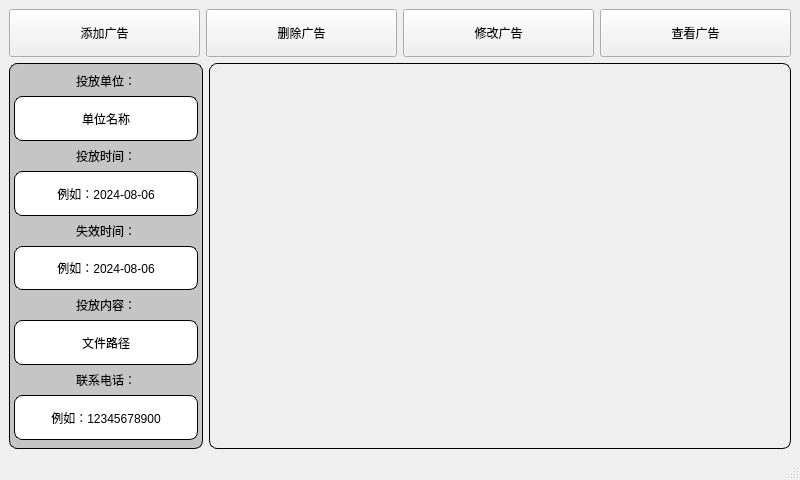
<?xml version="1.0" encoding="UTF-8"?>
<ui version="4.0">
 <class>MainWindow</class>
 <widget class="QMainWindow" name="MainWindow">
  <property name="geometry">
   <rect>
    <x>0</x>
    <y>0</y>
    <width>800</width>
    <height>480</height>
   </rect>
  </property>
  <property name="sizePolicy">
   <sizepolicy hsizetype="Minimum" vsizetype="Minimum">
    <horstretch>0</horstretch>
    <verstretch>0</verstretch>
   </sizepolicy>
  </property>
  <property name="windowTitle">
   <string>广告机管理系统</string>
  </property>
  <property name="windowIcon">
   <iconset resource="../photo.qrc">
    <normaloff>:/background/1.png</normaloff>:/background/1.png</iconset>
  </property>
  <property name="styleSheet">
   <string notr="true">QWidget#centralwidget{
	border-image: url(:/background/background.jpg);
}

QWidget#widget_2{
	background-color: rgba(179, 179, 179,0.7);
	border:1px solid rgb(0, 0, 0);
	border-radius:8px;
}

QLabel#label{
	border:1px solid rgb(0, 0, 0);
	border-radius:8px;
}

QLabel#name{
	background-color: rgb(255, 255, 255);
	border:1px solid rgb(0, 0, 0);
	border-radius:8px;
}
QLabel#otime{
	background-color: rgb(255, 255, 255);
	border:1px solid rgb(0, 0, 0);
	border-radius:8px;
}
QLabel#stime{
	background-color: rgb(255, 255, 255);
	border:1px solid rgb(0, 0, 0);
	border-radius:8px;
}
QLabel#label_10{
	background-color: rgb(255, 255, 255);
	border:1px solid rgb(0, 0, 0);
	border-radius:8px;
}
QLabel#photo{
	background-color: rgb(255, 255, 255);
	border:1px solid rgb(0, 0, 0);
	border-radius:8px;
}</string>
  </property>
  <widget class="QWidget" name="centralwidget">
   <property name="sizePolicy">
    <sizepolicy hsizetype="Fixed" vsizetype="Fixed">
     <horstretch>0</horstretch>
     <verstretch>0</verstretch>
    </sizepolicy>
   </property>
   <property name="styleSheet">
    <string notr="true"/>
   </property>
   <layout class="QGridLayout" name="gridLayout">
    <item row="0" column="0">
     <layout class="QVBoxLayout" name="verticalLayout_2" stretch="1,8">
      <item>
       <widget class="QWidget" name="widget" native="true">
        <property name="styleSheet">
         <string notr="true"/>
        </property>
        <layout class="QHBoxLayout" name="horizontalLayout_2">
         <property name="leftMargin">
          <number>0</number>
         </property>
         <property name="topMargin">
          <number>0</number>
         </property>
         <property name="rightMargin">
          <number>0</number>
         </property>
         <property name="bottomMargin">
          <number>0</number>
         </property>
         <item>
          <widget class="QPushButton" name="addBt">
           <property name="sizePolicy">
            <sizepolicy hsizetype="Minimum" vsizetype="Minimum">
             <horstretch>0</horstretch>
             <verstretch>0</verstretch>
            </sizepolicy>
           </property>
           <property name="text">
            <string>添加广告</string>
           </property>
          </widget>
         </item>
         <item>
          <widget class="QPushButton" name="deleteBt">
           <property name="sizePolicy">
            <sizepolicy hsizetype="Minimum" vsizetype="Minimum">
             <horstretch>0</horstretch>
             <verstretch>0</verstretch>
            </sizepolicy>
           </property>
           <property name="text">
            <string>删除广告</string>
           </property>
          </widget>
         </item>
         <item>
          <widget class="QPushButton" name="alterBt">
           <property name="sizePolicy">
            <sizepolicy hsizetype="Minimum" vsizetype="Minimum">
             <horstretch>0</horstretch>
             <verstretch>0</verstretch>
            </sizepolicy>
           </property>
           <property name="text">
            <string>修改广告</string>
           </property>
          </widget>
         </item>
         <item>
          <widget class="QPushButton" name="lookBt">
           <property name="sizePolicy">
            <sizepolicy hsizetype="Minimum" vsizetype="Minimum">
             <horstretch>0</horstretch>
             <verstretch>0</verstretch>
            </sizepolicy>
           </property>
           <property name="text">
            <string>查看广告</string>
           </property>
          </widget>
         </item>
        </layout>
       </widget>
      </item>
      <item>
       <layout class="QHBoxLayout" name="horizontalLayout" stretch="1,3">
        <item>
         <widget class="QWidget" name="widget_2" native="true">
          <property name="styleSheet">
           <string notr="true"/>
          </property>
          <layout class="QVBoxLayout" name="verticalLayout" stretch="2,5,2,5,2,5,2,5,2,5">
           <property name="leftMargin">
            <number>5</number>
           </property>
           <property name="topMargin">
            <number>9</number>
           </property>
           <property name="rightMargin">
            <number>5</number>
           </property>
           <property name="bottomMargin">
            <number>9</number>
           </property>
           <item>
            <widget class="QLabel" name="label_2">
             <property name="sizePolicy">
              <sizepolicy hsizetype="Expanding" vsizetype="Expanding">
               <horstretch>0</horstretch>
               <verstretch>0</verstretch>
              </sizepolicy>
             </property>
             <property name="layoutDirection">
              <enum>Qt::LeftToRight</enum>
             </property>
             <property name="text">
              <string>投放单位：</string>
             </property>
             <property name="alignment">
              <set>Qt::AlignCenter</set>
             </property>
            </widget>
           </item>
           <item>
            <widget class="QLabel" name="name">
             <property name="sizePolicy">
              <sizepolicy hsizetype="Expanding" vsizetype="Expanding">
               <horstretch>0</horstretch>
               <verstretch>0</verstretch>
              </sizepolicy>
             </property>
             <property name="text">
              <string>单位名称</string>
             </property>
             <property name="alignment">
              <set>Qt::AlignCenter</set>
             </property>
            </widget>
           </item>
           <item>
            <widget class="QLabel" name="label_3">
             <property name="sizePolicy">
              <sizepolicy hsizetype="Expanding" vsizetype="Expanding">
               <horstretch>0</horstretch>
               <verstretch>0</verstretch>
              </sizepolicy>
             </property>
             <property name="text">
              <string>投放时间：</string>
             </property>
             <property name="alignment">
              <set>Qt::AlignCenter</set>
             </property>
            </widget>
           </item>
           <item>
            <widget class="QLabel" name="stime">
             <property name="sizePolicy">
              <sizepolicy hsizetype="Expanding" vsizetype="Expanding">
               <horstretch>0</horstretch>
               <verstretch>0</verstretch>
              </sizepolicy>
             </property>
             <property name="text">
              <string>例如：2024-08-06</string>
             </property>
             <property name="alignment">
              <set>Qt::AlignCenter</set>
             </property>
            </widget>
           </item>
           <item>
            <widget class="QLabel" name="label_4">
             <property name="sizePolicy">
              <sizepolicy hsizetype="Expanding" vsizetype="Expanding">
               <horstretch>0</horstretch>
               <verstretch>0</verstretch>
              </sizepolicy>
             </property>
             <property name="text">
              <string>失效时间：</string>
             </property>
             <property name="alignment">
              <set>Qt::AlignCenter</set>
             </property>
            </widget>
           </item>
           <item>
            <widget class="QLabel" name="otime">
             <property name="sizePolicy">
              <sizepolicy hsizetype="Expanding" vsizetype="Expanding">
               <horstretch>0</horstretch>
               <verstretch>0</verstretch>
              </sizepolicy>
             </property>
             <property name="text">
              <string>例如：2024-08-06</string>
             </property>
             <property name="alignment">
              <set>Qt::AlignCenter</set>
             </property>
            </widget>
           </item>
           <item>
            <widget class="QLabel" name="label_5">
             <property name="sizePolicy">
              <sizepolicy hsizetype="Expanding" vsizetype="Expanding">
               <horstretch>0</horstretch>
               <verstretch>0</verstretch>
              </sizepolicy>
             </property>
             <property name="layoutDirection">
              <enum>Qt::LeftToRight</enum>
             </property>
             <property name="text">
              <string>投放内容：</string>
             </property>
             <property name="alignment">
              <set>Qt::AlignCenter</set>
             </property>
            </widget>
           </item>
           <item>
            <widget class="QLabel" name="label_10">
             <property name="sizePolicy">
              <sizepolicy hsizetype="Expanding" vsizetype="Expanding">
               <horstretch>0</horstretch>
               <verstretch>0</verstretch>
              </sizepolicy>
             </property>
             <property name="text">
              <string>文件路径</string>
             </property>
             <property name="alignment">
              <set>Qt::AlignCenter</set>
             </property>
            </widget>
           </item>
           <item>
            <widget class="QLabel" name="label_6">
             <property name="text">
              <string>联系电话：</string>
             </property>
             <property name="alignment">
              <set>Qt::AlignCenter</set>
             </property>
            </widget>
           </item>
           <item>
            <widget class="QLabel" name="photo">
             <property name="sizePolicy">
              <sizepolicy hsizetype="Expanding" vsizetype="Expanding">
               <horstretch>0</horstretch>
               <verstretch>0</verstretch>
              </sizepolicy>
             </property>
             <property name="text">
              <string>例如：12345678900</string>
             </property>
             <property name="alignment">
              <set>Qt::AlignCenter</set>
             </property>
            </widget>
           </item>
          </layout>
         </widget>
        </item>
        <item>
         <widget class="QLabel" name="label">
          <property name="sizePolicy">
           <sizepolicy hsizetype="Expanding" vsizetype="Expanding">
            <horstretch>0</horstretch>
            <verstretch>0</verstretch>
           </sizepolicy>
          </property>
          <property name="text">
           <string/>
          </property>
         </widget>
        </item>
       </layout>
      </item>
     </layout>
    </item>
   </layout>
  </widget>
  <widget class="QMenuBar" name="menubar">
   <property name="geometry">
    <rect>
     <x>0</x>
     <y>0</y>
     <width>800</width>
     <height>21</height>
    </rect>
   </property>
  </widget>
  <widget class="QStatusBar" name="statusbar"/>
 </widget>
 <resources>
  <include location="../photo.qrc"/>
 </resources>
 <connections/>
</ui>
